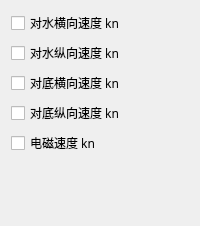
             <widget class="QWidget" name="page_18">
              <layout class="QGridLayout" name="gridLayout_37">
               <item row="3" column="0">
                <widget class="QCheckBox" name="checkBox_55">
                 <property name="font">
                  <font>
                   <family>微软雅黑</family>
                  </font>
                 </property>
                 <property name="text">
                  <string>对底纵向速度 kn</string>
                 </property>
                </widget>
               </item>
               <item row="2" column="0">
                <widget class="QCheckBox" name="checkBox_57">
                 <property name="font">
                  <font>
                   <family>微软雅黑</family>
                  </font>
                 </property>
                 <property name="text">
                  <string>对底横向速度 kn</string>
                 </property>
                </widget>
               </item>
               <item row="0" column="0">
                <widget class="QCheckBox" name="checkBox_59">
                 <property name="font">
                  <font>
                   <family>微软雅黑</family>
                  </font>
                 </property>
                 <property name="text">
                  <string>对水横向速度 kn</string>
                 </property>
                </widget>
               </item>
               <item row="4" column="0">
                <widget class="QCheckBox" name="checkBox_58">
                 <property name="font">
                  <font>
                   <family>微软雅黑</family>
                  </font>
                 </property>
                 <property name="text">
                  <string>电磁速度 kn</string>
                 </property>
                </widget>
               </item>
               <item row="1" column="0">
                <widget class="QCheckBox" name="checkBox_56">
                 <property name="font">
                  <font>
                   <family>微软雅黑</family>
                  </font>
                 </property>
                 <property name="text">
                  <string>对水纵向速度 kn</string>
                 </property>
                </widget>
               </item>
               <item row="5" column="0">
                <spacer name="verticalSpacer_22">
                 <property name="orientation">
                  <enum>Qt::Vertical</enum>
                 </property>
                 <property name="sizeHint" stdset="0">
                  <size>
                   <width>20</width>
                   <height>60</height>
                  </size>
                 </property>
                </spacer>
               </item>
              </layout>
             </widget>
